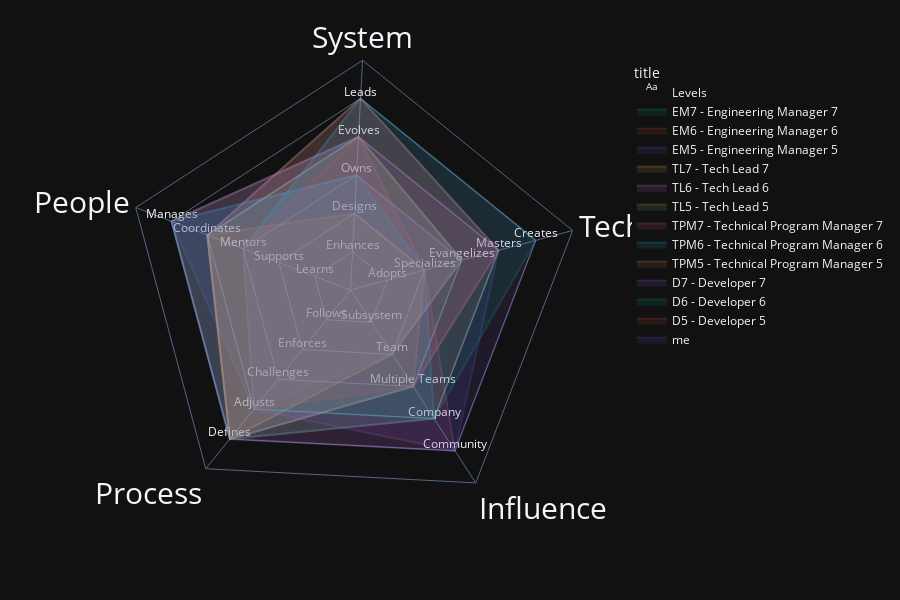

Notebook cell for this chart:
### Code cell
plot_engineering_ladders([me, *levels(min=5)], template="plotly_dark", height=600).update_traces(opacity=0.2, selector=lambda trace: trace.name!="Levels")

### Figure 1 — Plotly figure (JSON) as saved in the notebook; plotly's stock layout.template omitted (floating-point values rounded to 4 significant figures)
{"data": [{"hovertemplate": ["Actively learns and adopts the technology and tools defined by the team", "Is the go-to person for one or more technologies and takes initiative to learn new ones", "Researches, creates proofs of concept and introduces new technologies to the team", "Has very deep knowledge about the whole technology stack of the system", "Designs and creates new technologies that are widely used either by internal or external teams", "Successfully pushes new features and bug fixes to improve and extend the system", "Designs and implements medium to large size features while reducing the system’s tech debt", "Owns the production operation and monitoring of the system and is aware of its SLAs", "Evolves the architecture to support future requirements and defines its SLAs", "Leads the technical excellence of the system and creates plans to mitigate outages", "Quickly learns from others and consistently steps up when it is required", "Proactively supports other team members and helps them to be successful", "Mentors others to accelerate their career-growth and encourages them to participate", "Coordinates team members providing effective feedback and moderating discussions", "Manages the team members’ career, expectations, performance and level of happiness", "Follows the team processes, delivering a consistent flow of features to production", "Enforces the team processes, making sure everybody understands the benefits and tradeoffs", "Challenges the team processes, looking for ways to improve them", "Adjusts the team processes, listening to feedback and guiding the team through the changes", "Defines the right processes for the team’s maturity level, balancing agility and discipline", "Makes an impact on one or more subsystems", "Makes an impact on the whole team, not just on specific parts of it", "Makes an impact not only his/her team but also on other teams", "Makes an impact on the whole tech organization", "Makes an impact on the tech community"], "mode": "text", "name": "Levels", "r": [1, 2, 3, 4, 5, 1, 2, 3, 4, 5, 1, 2, 3, 4, 5, 1, 2, 3, 4, 5, 1, 2, 3, 4, 5], "text": ["Adopts", "Specializes", "Evangelizes", "Masters", "Creates", "Enhances", "Designs", "Owns", "Evolves", "Leads", "Learns", "Supports", "Mentors", "Coordinates", "Manages", "Follows", "Enforces", "Challenges", "Adjusts", "Defines", "Subsystem", "Team", "Multiple Teams", "Company", "Community"], "textposition": "top center", "theta": ["Technology", "Technology", "Technology", "Technology", "Technology", "System", "System", "System", "System", "System", "People", "People", "People", "People", "People", "Process", "Process", "Process", "Process", "Process", "Influence", "Influence", "Influence", "Influence", "Influence"], "type": "scatterpolar"}, {"customdata": [["Researches, creates proofs of concept and introduces new technologies to the team"], ["Evolves the architecture to support future requirements and defines its SLAs"], ["Manages the team members’ career, expectations, performance and level of happiness"], ["Defines the right processes for the team’s maturity level, balancing agility and discipline"], ["Makes an impact not only his/her team but also on other teams"], ["Researches, creates proofs of concept and introduces new technologies to the team"]], "fill": "toself", "hovertemplate": "<b>%{hovertext}</b><br><br>title=EM7 - Engineering Manager 7<br>value=%{r}<br>axis=%{theta}<br>description=%{customdata[0]}<extra></extra>", "hovertext": ["EVANGELIZES", "EVOLVES", "MANAGES", "DEFINES", "MULTIPLE_TEAMS", "EVANGELIZES"], "legendgroup": "EM7 - Engineering Manager 7", "line": {"color": "#00cc96", "dash": "solid"}, "marker": {"symbol": "circle"}, "mode": "lines", "name": "EM7 - Engineering Manager 7", "opacity": 0.2, "r": [3, 4, 5, 5, 3, 3], "showlegend": true, "subplot": "polar", "theta": ["Technology", "System", "People", "Process", "Influence", "Technology"], "type": "scatterpolar"}, {"customdata": [["Researches, creates proofs of concept and introduces new technologies to the team"], ["Evolves the architecture to support future requirements and defines its SLAs"], ["Manages the team members’ career, expectations, performance and level of happiness"], ["Defines the right processes for the team’s maturity level, balancing agility and discipline"], ["Makes an impact on the whole team, not just on specific parts of it"], ["Researches, creates proofs of concept and introduces new technologies to the team"]], "fill": "toself", "hovertemplate": "<b>%{hovertext}</b><br><br>title=EM6 - Engineering Manager 6<br>value=%{r}<br>axis=%{theta}<br>description=%{customdata[0]}<extra></extra>", "hovertext": ["EVANGELIZES", "EVOLVES", "MANAGES", "DEFINES", "TEAM", "EVANGELIZES"], "legendgroup": "EM6 - Engineering Manager 6", "line": {"color": "#EF553B", "dash": "solid"}, "marker": {"symbol": "circle"}, "mode": "lines", "name": "EM6 - Engineering Manager 6", "opacity": 0.2, "r": [3, 4, 5, 5, 2, 3], "showlegend": true, "subplot": "polar", "theta": ["Technology", "System", "People", "Process", "Influence", "Technology"], "type": "scatterpolar"}, {"customdata": [["Researches, creates proofs of concept and introduces new technologies to the team"], ["Owns the production operation and monitoring of the system and is aware of its SLAs"], ["Manages the team members’ career, expectations, performance and level of happiness"], ["Adjusts the team processes, listening to feedback and guiding the team through the changes"], ["Makes an impact on the whole team, not just on specific parts of it"], ["Researches, creates proofs of concept and introduces new technologies to the team"]], "fill": "toself", "hovertemplate": "<b>%{hovertext}</b><br><br>title=EM5 - Engineering Manager 5<br>value=%{r}<br>axis=%{theta}<br>description=%{customdata[0]}<extra></extra>", "hovertext": ["EVANGELIZES", "OWNS", "MANAGES", "ADJUSTS", "TEAM", "EVANGELIZES"], "legendgroup": "EM5 - Engineering Manager 5", "line": {"color": "#636efa", "dash": "solid"}, "marker": {"symbol": "circle"}, "mode": "lines", "name": "EM5 - Engineering Manager 5", "opacity": 0.2, "r": [3, 3, 5, 4, 2, 3], "showlegend": true, "subplot": "polar", "theta": ["Technology", "System", "People", "Process", "Influence", "Technology"], "type": "scatterpolar"}, {"customdata": [["Has very deep knowledge about the whole technology stack of the system"], ["Leads the technical excellence of the system and creates plans to mitigate outages"], ["Coordinates team members providing effective feedback and moderating discussions"], ["Defines the right processes for the team’s maturity level, balancing agility and discipline"], ["Makes an impact on the whole tech organization"], ["Has very deep knowledge about the whole technology stack of the system"]], "fill": "toself", "hovertemplate": "<b>%{hovertext}</b><br><br>title=TL7 - Tech Lead 7<br>value=%{r}<br>axis=%{theta}<br>description=%{customdata[0]}<extra></extra>", "hovertext": ["MASTERS", "LEADS", "COORDINATES", "DEFINES", "COMPANY", "MASTERS"], "legendgroup": "TL7 - Tech Lead 7", "line": {"color": "#FECB52", "dash": "solid"}, "marker": {"symbol": "circle"}, "mode": "lines", "name": "TL7 - Tech Lead 7", "opacity": 0.2, "r": [4, 5, 4, 5, 4, 4], "showlegend": true, "subplot": "polar", "theta": ["Technology", "System", "People", "Process", "Influence", "Technology"], "type": "scatterpolar"}, {"customdata": [["Has very deep knowledge about the whole technology stack of the system"], ["Leads the technical excellence of the system and creates plans to mitigate outages"], ["Coordinates team members providing effective feedback and moderating discussions"], ["Defines the right processes for the team’s maturity level, balancing agility and discipline"], ["Makes an impact not only his/her team but also on other teams"], ["Has very deep knowledge about the whole technology stack of the system"]], "fill": "toself", "hovertemplate": "<b>%{hovertext}</b><br><br>title=TL6 - Tech Lead 6<br>value=%{r}<br>axis=%{theta}<br>description=%{customdata[0]}<extra></extra>", "hovertext": ["MASTERS", "LEADS", "COORDINATES", "DEFINES", "MULTIPLE_TEAMS", "MASTERS"], "legendgroup": "TL6 - Tech Lead 6", "line": {"color": "#FF97FF", "dash": "solid"}, "marker": {"symbol": "circle"}, "mode": "lines", "name": "TL6 - Tech Lead 6", "opacity": 0.2, "r": [4, 5, 4, 5, 3, 4], "showlegend": true, "subplot": "polar", "theta": ["Technology", "System", "People", "Process", "Influence", "Technology"], "type": "scatterpolar"}, {"customdata": [["Researches, creates proofs of concept and introduces new technologies to the team"], ["Evolves the architecture to support future requirements and defines its SLAs"], ["Coordinates team members providing effective feedback and moderating discussions"], ["Defines the right processes for the team’s maturity level, balancing agility and discipline"], ["Makes an impact on the whole team, not just on specific parts of it"], ["Researches, creates proofs of concept and introduces new technologies to the team"]], "fill": "toself", "hovertemplate": "<b>%{hovertext}</b><br><br>title=TL5 - Tech Lead 5<br>value=%{r}<br>axis=%{theta}<br>description=%{customdata[0]}<extra></extra>", "hovertext": ["EVANGELIZES", "EVOLVES", "COORDINATES", "DEFINES", "TEAM", "EVANGELIZES"], "legendgroup": "TL5 - Tech Lead 5", "line": {"color": "#B6E880", "dash": "solid"}, "marker": {"symbol": "circle"}, "mode": "lines", "name": "TL5 - Tech Lead 5", "opacity": 0.2, "r": [3, 4, 4, 5, 2, 3], "showlegend": true, "subplot": "polar", "theta": ["Technology", "System", "People", "Process", "Influence", "Technology"], "type": "scatterpolar"}, {"customdata": [["Is the go-to person for one or more technologies and takes initiative to learn new ones"], ["Evolves the architecture to support future requirements and defines its SLAs"], ["Manages the team members’ career, expectations, performance and level of happiness"], ["Defines the right processes for the team’s maturity level, balancing agility and discipline"], ["Makes an impact on the tech community"], ["Is the go-to person for one or more technologies and takes initiative to learn new ones"]], "fill": "toself", "hovertemplate": "<b>%{hovertext}</b><br><br>title=TPM7 - Technical Program Manager 7<br>value=%{r}<br>axis=%{theta}<br>description=%{customdata[0]}<extra></extra>", "hovertext": ["SPECIALIZES", "EVOLVES", "MANAGES", "DEFINES", "COMMUNITY", "SPECIALIZES"], "legendgroup": "TPM7 - Technical Program Manager 7", "line": {"color": "#FF6692", "dash": "solid"}, "marker": {"symbol": "circle"}, "mode": "lines", "name": "TPM7 - Technical Program Manager 7", "opacity": 0.2, "r": [2, 4, 5, 5, 5, 2], "showlegend": true, "subplot": "polar", "theta": ["Technology", "System", "People", "Process", "Influence", "Technology"], "type": "scatterpolar"}, {"customdata": [["Is the go-to person for one or more technologies and takes initiative to learn new ones"], ["Owns the production operation and monitoring of the system and is aware of its SLAs"], ["Manages the team members’ career, expectations, performance and level of happiness"], ["Defines the right processes for the team’s maturity level, balancing agility and discipline"], ["Makes an impact on the whole tech organization"], ["Is the go-to person for one or more technologies and takes initiative to learn new ones"]], "fill": "toself", "hovertemplate": "<b>%{hovertext}</b><br><br>title=TPM6 - Technical Program Manager 6<br>value=%{r}<br>axis=%{theta}<br>description=%{customdata[0]}<extra></extra>", "hovertext": ["SPECIALIZES", "OWNS", "MANAGES", "DEFINES", "COMPANY", "SPECIALIZES"], "legendgroup": "TPM6 - Technical Program Manager 6", "line": {"color": "#19d3f3", "dash": "solid"}, "marker": {"symbol": "circle"}, "mode": "lines", "name": "TPM6 - Technical Program Manager 6", "opacity": 0.2, "r": [2, 3, 5, 5, 4, 2], "showlegend": true, "subplot": "polar", "theta": ["Technology", "System", "People", "Process", "Influence", "Technology"], "type": "scatterpolar"}, {"customdata": [["Is the go-to person for one or more technologies and takes initiative to learn new ones"], ["Designs and implements medium to large size features while reducing the system’s tech debt"], ["Coordinates team members providing effective feedback and moderating discussions"], ["Defines the right processes for the team’s maturity level, balancing agility and discipline"], ["Makes an impact not only his/her team but also on other teams"], ["Is the go-to person for one or more technologies and takes initiative to learn new ones"]], "fill": "toself", "hovertemplate": "<b>%{hovertext}</b><br><br>title=TPM5 - Technical Program Manager 5<br>value=%{r}<br>axis=%{theta}<br>description=%{customdata[0]}<extra></extra>", "hovertext": ["SPECIALIZES", "DESIGNS", "COORDINATES", "DEFINES", "MULTIPLE_TEAMS", "SPECIALIZES"], "legendgroup": "TPM5 - Technical Program Manager 5", "line": {"color": "#FFA15A", "dash": "solid"}, "marker": {"symbol": "circle"}, "mode": "lines", "name": "TPM5 - Technical Program Manager 5", "opacity": 0.2, "r": [2, 2, 4, 5, 3, 2], "showlegend": true, "subplot": "polar", "theta": ["Technology", "System", "People", "Process", "Influence", "Technology"], "type": "scatterpolar"}, {"customdata": [["Designs and creates new technologies that are widely used either by internal or external teams"], ["Leads the technical excellence of the system and creates plans to mitigate outages"], ["Mentors others to accelerate their career-growth and encourages them to participate"], ["Adjusts the team processes, listening to feedback and guiding the team through the changes"], ["Makes an impact on the tech community"], ["Designs and creates new technologies that are widely used either by internal or external teams"]], "fill": "toself", "hovertemplate": "<b>%{hovertext}</b><br><br>title=D7 - Developer 7<br>value=%{r}<br>axis=%{theta}<br>description=%{customdata[0]}<extra></extra>", "hovertext": ["CREATES", "LEADS", "MENTORS", "ADJUSTS", "COMMUNITY", "CREATES"], "legendgroup": "D7 - Developer 7", "line": {"color": "#ab63fa", "dash": "solid"}, "marker": {"symbol": "circle"}, "mode": "lines", "name": "D7 - Developer 7", "opacity": 0.2, "r": [5, 5, 3, 4, 5, 5], "showlegend": true, "subplot": "polar", "theta": ["Technology", "System", "People", "Process", "Influence", "Technology"], "type": "scatterpolar"}, {"customdata": [["Designs and creates new technologies that are widely used either by internal or external teams"], ["Leads the technical excellence of the system and creates plans to mitigate outages"], ["Mentors others to accelerate their career-growth and encourages them to participate"], ["Adjusts the team processes, listening to feedback and guiding the team through the changes"], ["Makes an impact on the whole tech organization"], ["Designs and creates new technologies that are widely used either by internal or external teams"]], "fill": "toself", "hovertemplate": "<b>%{hovertext}</b><br><br>title=D6 - Developer 6<br>value=%{r}<br>axis=%{theta}<br>description=%{customdata[0]}<extra></extra>", "hovertext": ["CREATES", "LEADS", "MENTORS", "ADJUSTS", "COMPANY", "CREATES"], "legendgroup": "D6 - Developer 6", "line": {"color": "#00cc96", "dash": "solid"}, "marker": {"symbol": "circle"}, "mode": "lines", "name": "D6 - Developer 6", "opacity": 0.2, "r": [5, 5, 3, 4, 4, 5], "showlegend": true, "subplot": "polar", "theta": ["Technology", "System", "People", "Process", "Influence", "Technology"], "type": "scatterpolar"}, {"customdata": [["Has very deep knowledge about the whole technology stack of the system"], ["Evolves the architecture to support future requirements and defines its SLAs"], ["Mentors others to accelerate their career-growth and encourages them to participate"], ["Adjusts the team processes, listening to feedback and guiding the team through the changes"], ["Makes an impact not only his/her team but also on other teams"], ["Has very deep knowledge about the whole technology stack of the system"]], "fill": "toself", "hovertemplate": "<b>%{hovertext}</b><br><br>title=D5 - Developer 5<br>value=%{r}<br>axis=%{theta}<br>description=%{customdata[0]}<extra></extra>", "hovertext": ["MASTERS", "EVOLVES", "MENTORS", "ADJUSTS", "MULTIPLE_TEAMS", "MASTERS"], "legendgroup": "D5 - Developer 5", "line": {"color": "#EF553B", "dash": "solid"}, "marker": {"symbol": "circle"}, "mode": "lines", "name": "D5 - Developer 5", "opacity": 0.2, "r": [4, 4, 3, 4, 3, 4], "showlegend": true, "subplot": "polar", "theta": ["Technology", "System", "People", "Process", "Influence", "Technology"], "type": "scatterpolar"}, {"customdata": [["Has very deep knowledge about the whole technology stack of the system"], ["Evolves the architecture to support future requirements and defines its SLAs"], ["Manages the team members’ career, expectations, performance and level of happiness"], ["Defines the right processes for the team’s maturity level, balancing agility and discipline"], ["Makes an impact on the tech community"], ["Has very deep knowledge about the whole technology stack of the system"]], "fill": "toself", "hovertemplate": "<b>%{hovertext}</b><br><br>title=me<br>value=%{r}<br>axis=%{theta}<br>description=%{customdata[0]}<extra></extra>", "hovertext": ["MASTERS", "EVOLVES", "MANAGES", "DEFINES", "COMMUNITY", "MASTERS"], "legendgroup": "me", "line": {"color": "#636efa", "dash": "solid"}, "marker": {"symbol": "circle"}, "mode": "lines", "name": "me", "opacity": 0.2, "r": [4, 4, 5, 5, 5, 4], "showlegend": true, "subplot": "polar", "theta": ["Technology", "System", "People", "Process", "Influence", "Technology"], "type": "scatterpolar"}], "layout": {"height": 600, "legend": {"title": {"text": "title"}, "tracegroupgap": 0}, "margin": {"t": 60}, "polar": {"angularaxis": {"rotation": 15, "tickfont": {"size": 30}}, "domain": {"x": [0, 1], "y": [0, 1]}, "gridshape": "linear", "radialaxis": {"dtick": 1, "range": [0, 6], "showline": false, "showticklabels": false, "visible": true}}}}
